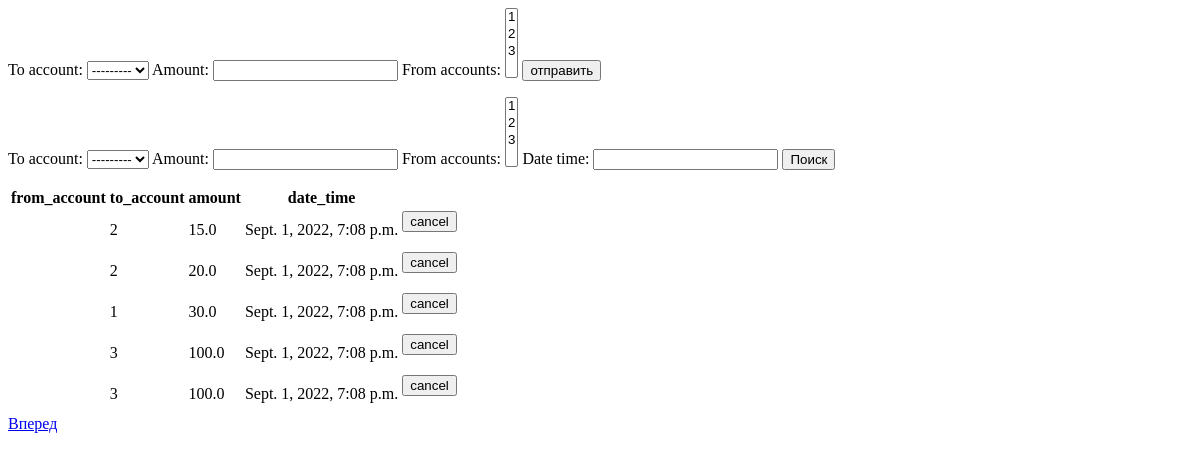
Before: / (signed in) with the older database file.
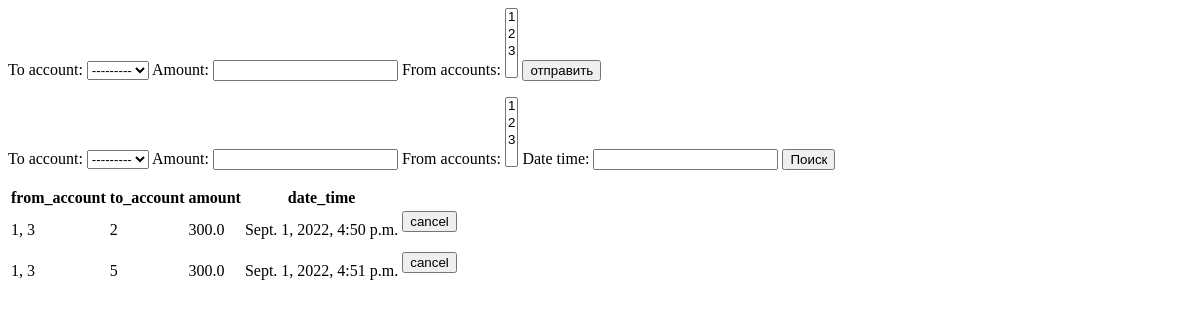
After: the same page with the newer database file.
### transactions/models.py (models this page shows)
class Transaction(models.Model):
    date_time = models.DateTimeField(auto_now_add=True)
    amount = models.FloatField(validators=[MinValueValidator(0)])
    from_accounts = models.ManyToManyField(Account, related_name='outcomes')
    to_account = models.ForeignKey(Account, on_delete=models.CASCADE, related_name='incomes')
    is_cancelled = models.BooleanField(default=False)
    class Meta:
        verbose_name = 'Транзакция'
        verbose_name_plural = 'Транзакции'

class Account(models.Model):
    balance = models.FloatField(validators=[MinValueValidator(0)])
    user = models.ForeignKey(User, on_delete=models.CASCADE)
    created = models.DateTimeField(auto_now_add=True)
    transactions = models.ManyToManyField('self', through='Transaction')
    def __str__(self):
        return str(self.id)
    class Meta:
        verbose_name = 'Cчет'
        verbose_name_plural = 'Cчета'

### transactions/views.py (the view)
# urls.py: path('', views.transaction, name='transaction'),
def transaction(request):
    if request.method == 'POST':
        form, message = create_transaction(request.user, request.POST)
    else:
        form = TransactionForm(request.user)
        message = ''
    filter = TransactionFilter(request.GET, queryset=Transaction.objects.all(), request=request)
    filter_form = filter.form
    paginated_qs = paginate(request, filter.qs, 'page')
    return render(request, 'transaction.html', {'add_transaction_form': form, 'message': message, 'filter': paginated_qs, 'filter_form': filter_form})

### transactions/forms.py
class TransactionForm(forms.ModelForm):
    from_accounts = forms.ModelMultipleChoiceField(queryset=Account.objects.none())
    def __init__(self, user, *args, **kwargs):
        super().__init__(*args, **kwargs)
        self.fields['from_accounts'].queryset = Account.objects.filter(user=user)
    class Meta:
        model = Transaction
        fields = ('to_account', 'amount')

### transactions/views.py (called while the page is built)
def paginate(request, objects, url_param):
    paginator = Paginator(objects, 5)
    page_num = request.GET.get(url_param, 1)
    try:
        page = paginator.page(page_num)
    except EmptyPage:
        page = paginator.page(1)
    return page

### transactions/templates/transaction.html (shortened to what this page needs)
<form action="." method="POST">
    {{ add_transaction_form }}
    <input type="submit" value="отправить">
</form>
<form action="." method="GET">
    {{ filter_form }}
    <input type="submit" value="Поиск">
</form>
<table class="table">
    <thead>
        <tr>
            <th>from_account</th>
            <th>to_account</th>
            <th>amount</th>
            <th>date_time</th>
        </tr>
    </thead>
    <tbody>
        {% for x in filter %}
            <tr>
                <td>{{ x.from_accounts.all|join:', ' }}</td>
                <td>{{ x.to_account }}</td>
                <td>{{ x.amount }}</td>
                <td>{{ x.date_time }}</td>
                <td><form action="{% url 'cancel_transaction' %}" method="POST">
                        <input type="submit" value="cancel"></td>
            </tr>
        {% endfor %}
    </tbody>
</table>
{% if filter.has_next %}
<a href="{% url 'transaction' %}?page={{ filter.next_page_number }}">Вперед</a>
{% endif %}

Changed rows visible on the page:
removed Transaction: to_account "2", amount "15.0", date_time "Sept. 1, 2022, 7:08 p.m."
removed Transaction: to_account "2", amount "20.0", date_time "Sept. 1, 2022, 7:08 p.m."
removed Transaction: to_account "1", amount "30.0", date_time "Sept. 1, 2022, 7:08 p.m."
removed Transaction: to_account "3", amount "100.0", date_time "Sept. 1, 2022, 7:08 p.m."
removed Transaction: to_account "3", amount "100.0", date_time "Sept. 1, 2022, 7:08 p.m."
added Transaction: from_accounts.all "1, 3", to_account "2", amount "300.0", date_time "Sept. 1, 2022, 4:50 p.m."
added Transaction: from_accounts.all "1, 3", to_account "5", amount "300.0", date_time "Sept. 1, 2022, 4:51 p.m."
Other visible differences:
text no longer shown: "Вперед"
